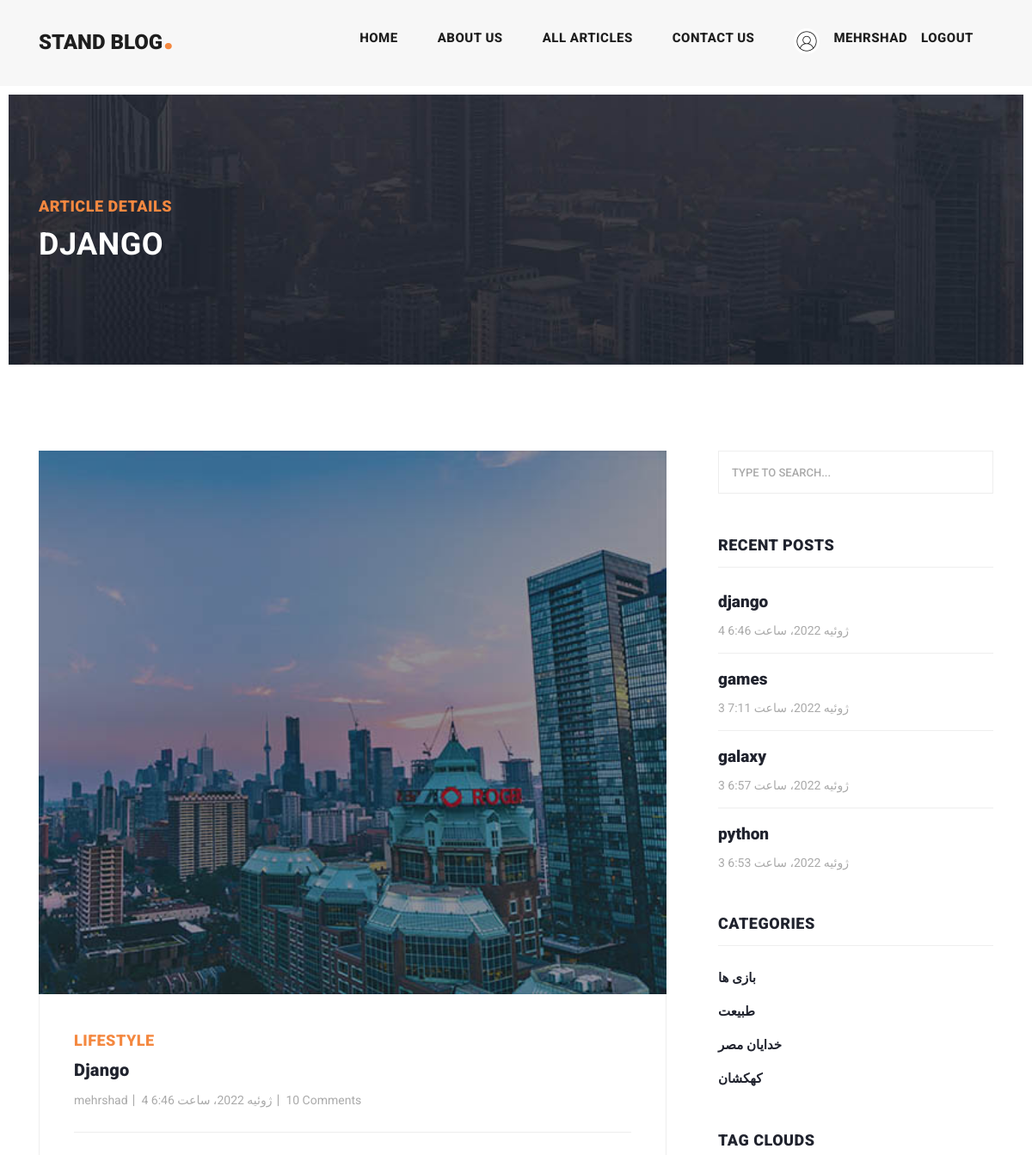
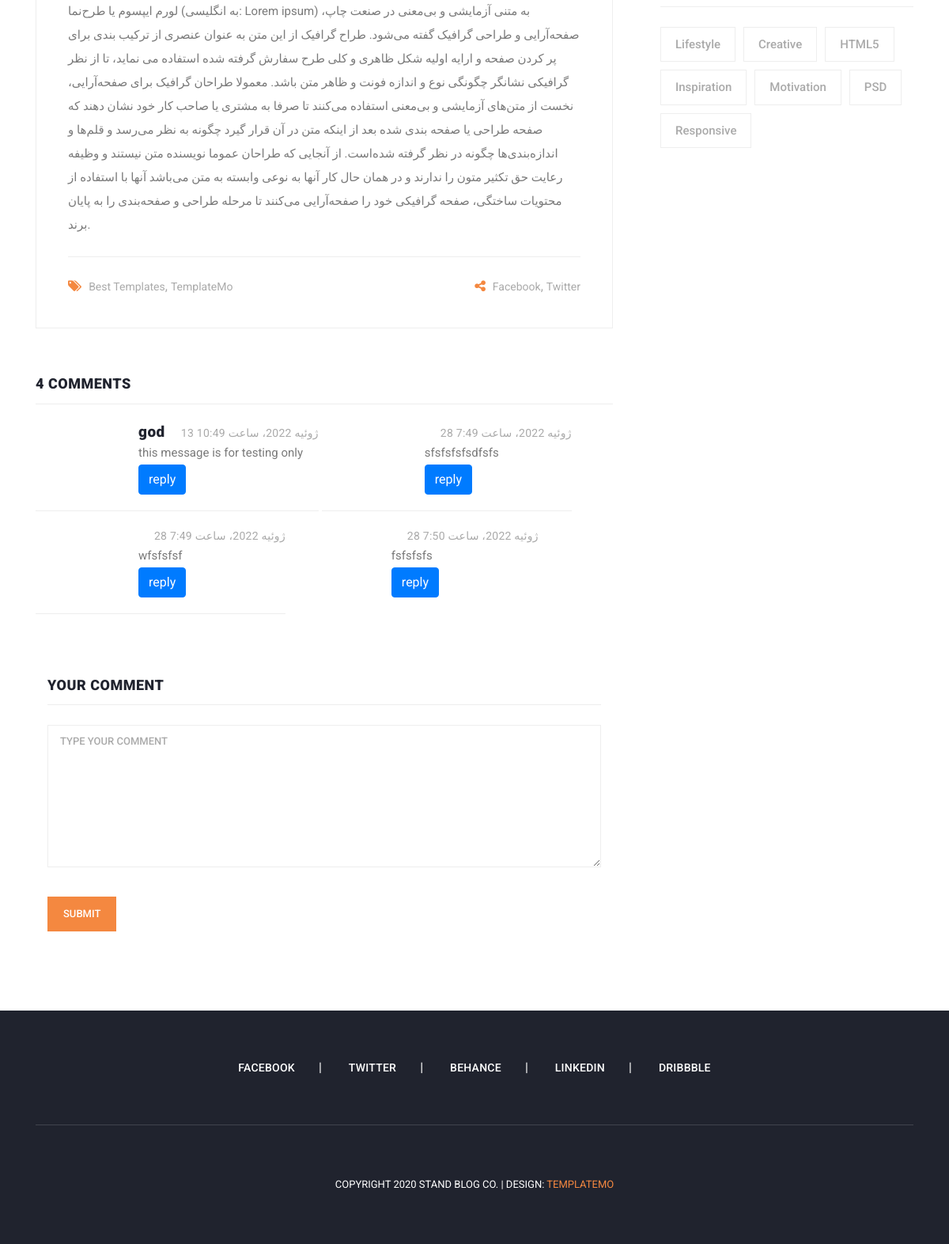
Page /articles/detail/django (signed in) on the committed database (2 pictures, top to bottom).
### blog/models.py (models this page shows, shortened)
class Article(models.Model):
    author = models.ForeignKey(User, on_delete=models.CASCADE, related_name="articles", verbose_name="نویسنده ی مقاله")
    category = models.ManyToManyField(Category, related_name="artilces", verbose_name="دسته بندی")
    title = models.CharField(max_length=70, verbose_name="عنوان")
    body = models.TextField(verbose_name="بدنه")
    image = models.ImageField(upload_to="images/articles", blank=True, null=True, verbose_name="عکس")
    created = models.DateTimeField(auto_now_add=True)
    updated = models.DateTimeField(auto_now=True)
    status = models.BooleanField(default=True, verbose_name="وضعیت")
    published = models.BooleanField(default=True, verbose_name="منتشر شده")
    slug = models.SlugField(blank=True, unique=True, verbose_name="ادرس اینترنتی")
    pub_date = models.DateTimeField(default=timezone.now(),  verbose_name="زمان انتشار")
    objects = models.Manager()
    custom_manager = ArticleManager()
    def get_absolute_url(self):
        return reverse('blog:article_detail', kwargs={'slug': self.slug})
    def show_image(self):
        if self.image:
            return format_html(f'<img src="{self.image.url}" width="50px" height="50px">')
        return format_html('<h3 style="color: red">تصویر ندارد</h3>')
    show_image.short_description = " تصویر"
    class Meta:
        ordering = ('-created',)
        verbose_name = "مقاله"
        verbose_name_plural = "مقالات"

class Comment(models.Model):
    article = models.ForeignKey(Article, on_delete=models.CASCADE, related_name='comments', verbose_name="مقاله")
    user = models.ForeignKey(User, on_delete=models.CASCADE, related_name='comments', verbose_name="کاربر")
    parent = models.ForeignKey('self', on_delete=models.CASCADE, null=True, blank=True, related_name='replies', verbose_name="والد")
    body = models.TextField(verbose_name="بدنه")
    created_at = models.DateTimeField(auto_now_add=True, verbose_name="تاریخ ساخت")
    class Meta:
        verbose_name = "نظر"
        verbose_name_plural = "نظرات"

class Category(models.Model):
    title = models.CharField(max_length=100, verbose_name="عنوان")
    created = models.DateTimeField(auto_now_add=True, verbose_name="تاریخ ساخت")
    class Meta:
        verbose_name = "دسته بندی"
        verbose_name_plural = "دسته بندی ها"

### blog/views.py (the view)
# urls.py: path('detail/<slug:slug>', views.ArticleDetailView.as_view(), name="article_detail"),
class ArticleDetailView(CustomLoginRequiredMixin, DetailView):
    model = Article
    def get_object(self):
        slug = self.kwargs.get('slug')
        return get_object_or_404(Article.objects.all(), slug=slug)
    def get_context_data(self, **kwargs):
        context = super().get_context_data(**kwargs)
        context['comment'] = Comment.objects.all()
        context['form'] = Comment()
        if self.request.user.is_authenticated:
            if self.request.user.likes.filter(article__slug=self.object.slug, user_id=self.request.user.id).exists():
                context['is_liked'] = True
            else:
                context['is_liked'] = False
        return context

### blog/templates/blog/article_detail.html (shortened to what this page needs)
{% extends 'base.html' %}
{% load static %}
{% block content %}
    <div class="heading-page header-text">
        <section class="page-heading">
            <div class="container">
                <div class="row">
                    <div class="col-lg-12">
                        <div class="text-content">
                            <h4>Article Details</h4>
                            <h2>{{ article.title }}</h2>
                        </div>
                    </div>
                </div>
            </div>
        </section>
    </div>
    <section class="blog-posts grid-system">
        <div class="container">
            <div class="row">
                <div class="col-lg-8">
                    <div class="all-blog-posts">
                        <div class="row">
                            <div class="col-lg-12">
                                <div class="blog-post">
                                    <div class="blog-thumb">
                                        <img src="{{ object.image.url }}" alt="">
                                    </div>
                                    <div class="down-content">
                                        <span>Lifestyle</span>
                                        <a href="post-details.html"><h4>{{ article.title }}</h4></a>
                                        <ul class="post-info">
                                            <li><a href="#">{{ article.author.get_full_name }}</a></li>
                                            <li><a href="#">{{ article.created }}</a></li>
                                            <li><a href="#">10 Comments</a></li>
                                        </ul>
                                        <p>{{ article.body }}</p>
                                        <div class="post-options">
                                            <div class="row">
                                                <div class="col-6">
                                                    <ul class="post-tags">
                                                        <li><i class="fa fa-tags"></i></li>
                                                        <li><a href="#">Best Templates</a>,</li>
                                                        <li><a href="#">TemplateMo</a></li>
                                                    </ul>
                                                </div>
                                                <div class="col-6">
                                                    <ul class="post-share">
                                                        <li><i class="fa fa-share-alt"></i></li>
                                                        <li><a href="#">Facebook</a>,</li>
                                                        <li><a href="#"> Twitter</a></li>
                                                    </ul>
                                                </div>
                                            </div>
                                        </div>
                                    </div>
                                </div>
                            </div>
                            <div class="col-lg-12">
                                <div class="sidebar-item comments">
                                    <div class="sidebar-heading">
                                        <h2>4 comments</h2>
                                    </div>
                                    <div class="content">
                                        <ul>
                                            {% for comment in article.comments.all %}
                                                {% if comment.parent == None %}
                                                    <li>
                                                        <div class="right-content">
                                                            <h4>{{ comment.user.get_full_name }}<span>{{ comment.created_at }}</span>
                                                            </h4>
                                                            <p>{{ comment.body }}</p>
                                                            <button onclick="set_value({{ comment.id }})" class="btn btn-primary">reply</button>
                                                        </div>
                                                    </li>
                                                {% endif %}
                                            {% endfor %}
                                        </ul>
                                        {% if request.user.is_authenticated %}
                                            <div class="col-lg-12">
                                            <div class="sidebar-item submit-comment">
                                                <div class="sidebar-heading">
                                                    <h2 id="hi">Your comment</h2>
                                                </div>
                                                <div class="content">
                                                    <form id="comment" action="#" method="post">
                                                        <div class="row">
                                                            <div class="col-lg-12">
                                                                <fieldset>
                                                                            <textarea name="body" rows="6"
                                                                                      id="body"
                                                                                      placeholder="Type your comment"
                                                                                      required=""></textarea>
                                                                </fieldset>
                                                            </div>
                                                            <div class="col-lg-12">
                                                                <fieldset>
                                                                    <button type="submit" id="form-submit"
                                                                            class="main-button">Submit
                                                                    </button>
                                                                </fieldset>
                                                            </div>
                                                        </div>
                                                    </form>
                                                </div>
                                            </div>
                                        </div>
                                            {% else %}
                                            <a class="btn btn-danger" href="{% url 'account:login' %}">for sending comment please login</a>
                                        {% endif %}
                                    </div>
                                </div>
                            </div>
                        </div>
                    </div>
                </div>
                {% include "includes/sidebar.html" %}
            </div>
        </div>
    </section>
{% endblock %}

### templates/includes/header.html (shortened to what this page needs)
{% load static %}
<header class="">
    <nav class="navbar navbar-expand-lg">
        <div class="container">
            <a class="navbar-brand" href="{% url "home_app:home" %}"><h2>Stand Blog<em>.</em></h2></a>
            <div class="collapse navbar-collapse" id="navbarResponsive">
                <ul class="navbar-nav ml-auto">
                    <li class="nav-item {% if request.resolver_match.url_name == 'home' %}active{% endif %}">
                        <a class="nav-link" href="{% url "home_app:home" %}">Home
                        </a>
                    </li>
                    <li class="nav-item">
                        <a class="nav-link" href="{% url "about_us:about" %}">About Us</a>
                    </li>
                    <li class="nav-item {% if request.resolver_match.url_name == 'articles_list' %}active {% endif %}">
                        <a class="nav-link" href="{% url "blog:articles_list" %}">All Articles</a>
                    </li>
                    <li class="nav-item">
                        <a class="nav-link" href="{% url 'blog:contact_us' %}">Contact Us</a>
                    </li>
                    <li class="nav-item">
                        {% if request.user.is_authenticated %}
                            <div class="d-flex">
                                {% if request.user.first_name %}
                                    {% if user.profile.image %}
                                        <span><img src="{{ user.profile.image.url }}" width="25px" height="25px"
                                                   style="border-radius: 100%" alt=""></span>
                                    {% else %}
                                        <span class="nav-link"><img src="{% static 'images/icons/user-profile-icon-free-vector.png' %}" width="30px" height="30px" style="border-radius: 100%" alt=""></span>
                                    {% endif %}
                                    <a class="nav-link"
                                       href="{% url "account:edit" %}">{{ request.user.first_name }} {{ request.user.last_name }}</a>
                                {% else %}
                                    <a class="nav-link"
                                       href="{% url "account:edit" %}">{{ request.user.username }}</a>
                                {% endif %}
                                <a  class="nav-link " href="{% url 'account:logout' %}"> logout</a>
                            </div>
                        {% else %}
                            <div class="d-flex">
                                <a class="nav-link" href="{% url 'account:login' %}">login</a><span
                                    class="mt-2">/</span>
                                <a class="nav-link" href="{% url 'account:register' %}">register</a>
                            </div>
                        {% endif %}
                    </li>
                </ul>
            </div>
        </div>
    </nav>
</header>

### templates/includes/sidebar.html
<div class="col-lg-4">
    <div class="sidebar">
        <div class="row">
            <div class="col-lg-12">
                <div class="sidebar-item search">
                    <form id="search_form" name="gs" method="GET" action="{% url "blog:search_articles" %}">
                        <input type="text" name="q" class="searchText" placeholder="type to search..."
                               autocomplete="on">
                    </form>
                </div>
            </div>
            <div class="col-lg-12">
                <div class="sidebar-item recent-posts">
                    <div class="sidebar-heading">
                        <h2>Recent Posts</h2>
                    </div>
                    <div class="content">
                        <ul>
                            {% for recent in recent_article %}
                                <li><a href="{{ recent.get_absolute_url }}">
                                    <h5>{{ recent.title }}</h5>
                                    <span>{{ recent.created }}</span>
                                </a></li>
                            {% endfor %}
                        </ul>
                    </div>
                </div>
            </div>
            <div class="col-lg-12">
                <div class="sidebar-item categories">
                    <div class="sidebar-heading">
                        <h2>Categories</h2>
                    </div>
                    <div class="content">
                        <ul>
                            {% for cat in categories %}
                                <li><a href="{% url "blog:category_detail" cat.id %}">{{ cat.title }}</a></li>
                            {% endfor %}
                        </ul>
                    </div>
                </div>
            </div>
            <div class="col-lg-12">
                <div class="sidebar-item tags">
                    <div class="sidebar-heading">
                        <h2>Tag Clouds</h2>
                    </div>
                    <div class="content">
                        <ul>
                            <li><a href="#">Lifestyle</a></li>
                            <li><a href="#">Creative</a></li>
                            <li><a href="#">HTML5</a></li>
                            <li><a href="#">Inspiration</a></li>
                            <li><a href="#">Motivation</a></li>
                            <li><a href="#">PSD</a></li>
                            <li><a href="#">Responsive</a></li>
                        </ul>
                    </div>
                </div>
            </div>
        </div>
    </div>
</div>

### rows in the picture
Article: title "DJANGO", image (picture), title "Django", author.get_full_name "mehrshad", created "4 ژوئیه 2022، ساعت 6:46", body "لورم ایپسوم یا طرح‌نما (به انگلیسی: Lorem ipsum) به متنی آزمایشی و بی‌معنی در صنعت چاپ، صفحه‌آرایی و طراحی گرافیک گفته می‌شود. طراح گرافیک از این متن به عنوان عنصری از ترکیب بندی برای پر کردن صفحه و ارایه اولیه شکل ظاهری و کلی طرح سفارش گرفته شده استفاده می نماید، تا از نظر گرافیکی نشانگر چگونگی نوع و اندازه فونت و ظاهر متن باشد. معمولا طراحان گرافیک برای صفحه‌آرایی، نخست از متن‌های آزمایشی و بی‌معنی استفاده می‌کنند تا صرفا به مشتری یا صاحب کار خود نشان دهند که صفحه طراحی یا صفحه بندی شده بعد از اینکه متن در آن قرار گیرد چگونه به نظر می‌رسد و قلم‌ها و اندازه‌بندی‌ها چگونه در نظر گرفته شده‌است. از آنجایی که طراحان عموما نویسنده متن نیستند و وظیفه رعایت حق تکثیر متون را ندارند و در همان حال…", title "django"
Comment: user.get_full_name "god", created_at "13 ژوئیه 2022، ساعت 10:49", body "this message is for testing only"
Comment: created_at "28 ژوئیه 2022، ساعت 7:49", body "sfsfsfsfsdfsfs"
Comment: created_at "28 ژوئیه 2022، ساعت 7:49", body "wfsfsfsf"
Comment: created_at "28 ژوئیه 2022، ساعت 7:50", body "fsfsfsfs"
Article: title "games", created "3 ژوئیه 2022، ساعت 7:11"
Article: title "galaxy", created "3 ژوئیه 2022، ساعت 6:57"
Article: title "python", created "3 ژوئیه 2022، ساعت 6:53"
Category: title "بازی ها"
Category: title "طبیعت"
Category: title "خدایان مصر"
Category: title "کهکشان"

### other values in the picture
{{ request.user.first_name }} "MEHRSHAD"
